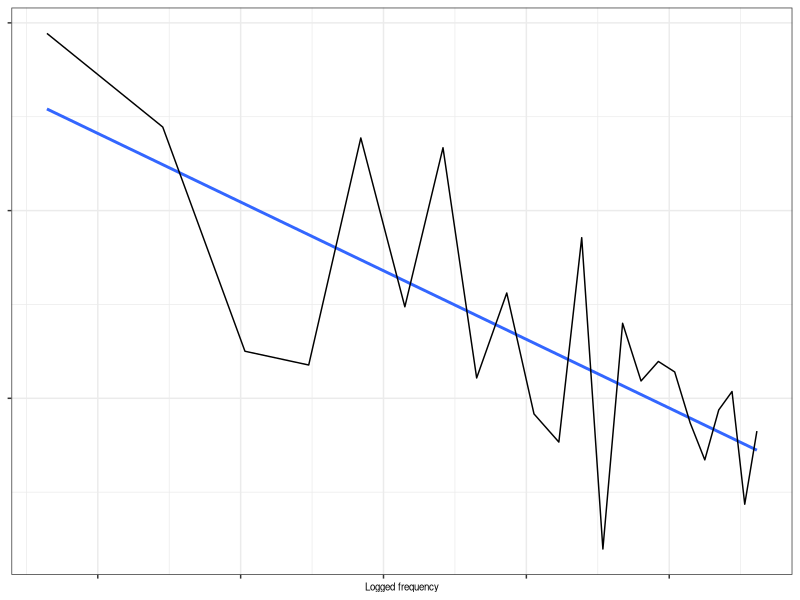
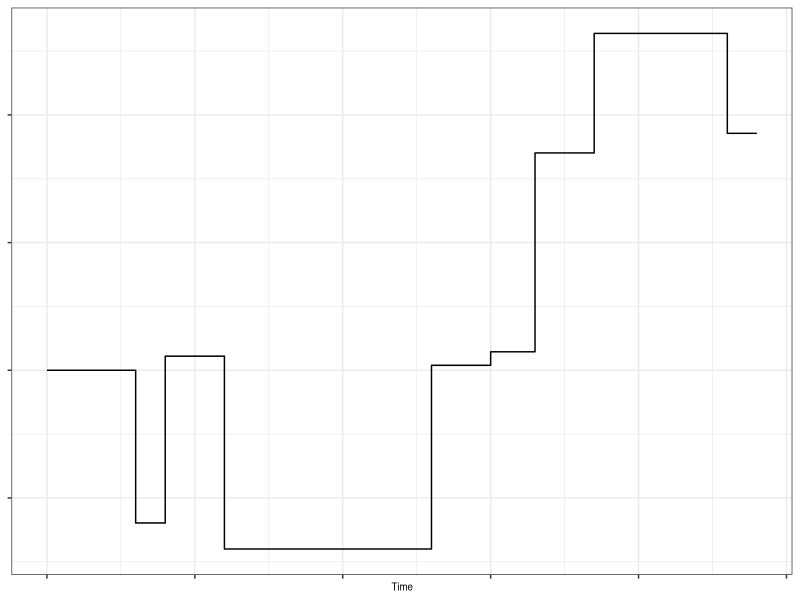
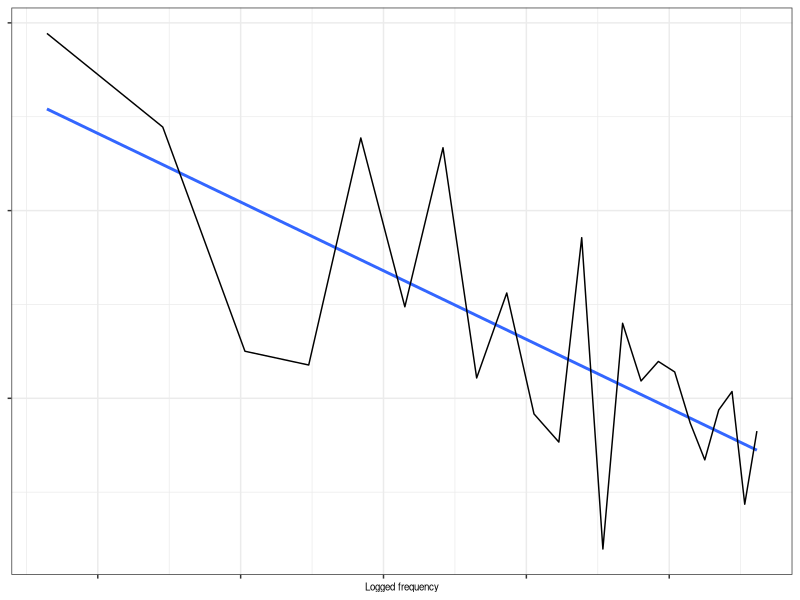
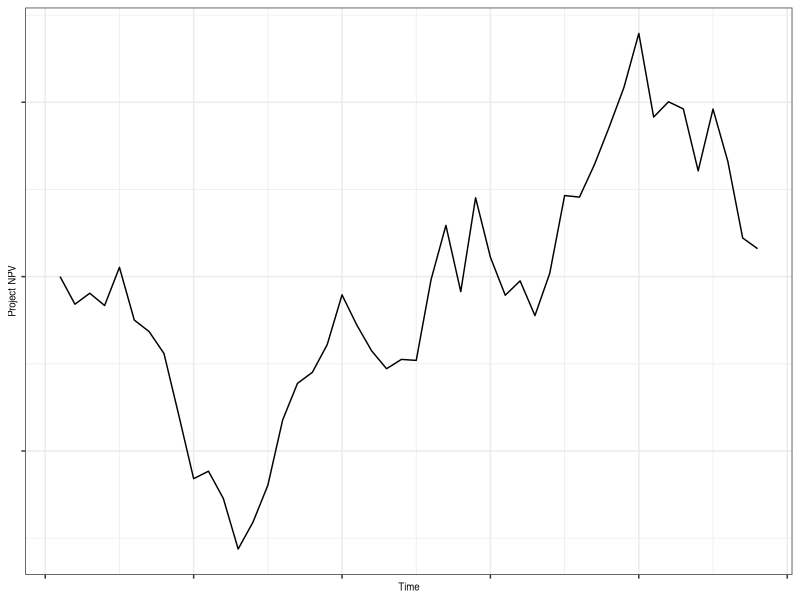
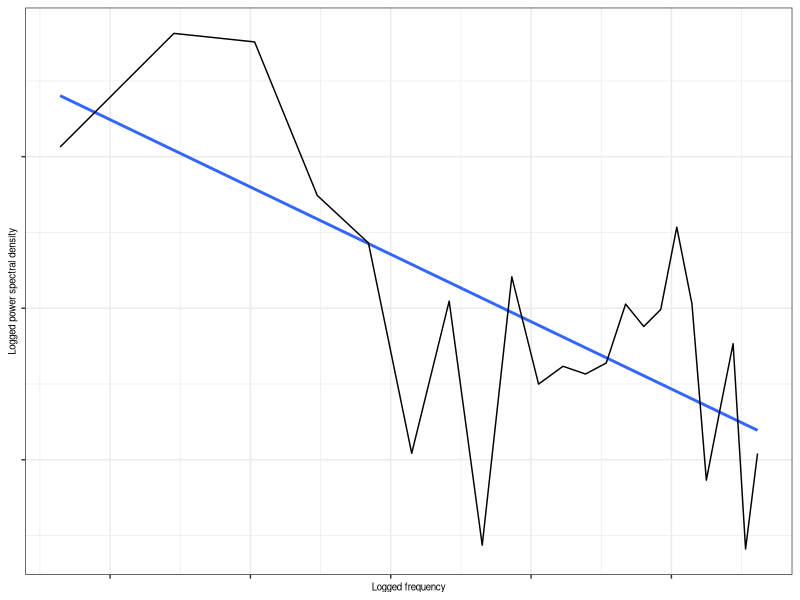

Generate these figures, in order, with R: (Note: this script raises an error after producing the figures.)
## ---- chunk 1
knitr::opts_chunk$set(echo = FALSE,
                      message = FALSE,
                      warning = FALSE,
                      #fig.pos = 'H',
                      dev = c("png", "tiff"),
                      dpi = 300)
# null-coalescing helper
`%||%` <- function(a, b) if (!is.null(a)) a else b

# submission-mode figure hook
knitr::knit_hooks$set(plot = function(x, options) {
  if (is.null(options$fig.cap)) return(NULL)

  # choose a label (use chunk name by default)
  lab <- options$label %||% ""
  if (is.null(lab) || lab == "") lab <- options$label

  paste0(
    # advance counter and label
    "\\refstepcounter{figure}\n",
    if (nzchar(lab)) paste0("\\label{fig:", lab, "}\n") else "",
    # use LaTeX's \thefigure for both occurrences so numbers stay in sync
    "\\begin{center}\\textit{[Fig \\thefigure\\ about here]}\\end{center}\n\n",
    # left-aligned caption: bold only "Fig n."
    "\\noindent\\textbf{Fig \\thefigure.} ", options$fig.cap, "\n\n\\par\\vspace{1em}\n\n"
  )
})

library(tidyverse)
library(flextable)
library(patchwork)
library(kableExtra)

label_size <- 2.5
smallLabel_size <- 2
title_size <- 8
subtitle_size <- 7
legendText_size <- 6
axisText_size <- 6
axisTitle_size <- 7
facetTitle_size <- 7

## ---- chunk 2
gbmFun <- function(tau = 40, m = 0.001, s = 0.003, x0 = 1,
                   randVec = NULL, seed = NULL) {
  if(is.null(randVec)){
    if(!is.null(seed)){set.seed(seed)}
    randVec <- rnorm(tau)
  }
  epsilon <- randVec
  lx <- c(); lx[1] <- log(x0)
  drift <- (m - s * s / 2)
  for(t in 2:tau){
    dBt <-  s * epsilon[t]
    lx[t] <- lx[t - 1] + drift + dBt
  }
  x <- exp(lx)
  return(x)
}
# m <- 0.001
# s <- 0.003
# tau <- 400
# x0 <- 1
# x <- gbmFun(tau, m, s, x0, randVec = NULL)
# df_plot <- data.frame(t = 1:tau, x)
# gg <- ggplot(df_plot, aes(x = t, y = x))
# gg <- gg + geom_line()
# acf(diff(log(x)))
# hist(diff(log(x)))
# shapiro.test(diff(log(x)))
#---------------------------------------------------------------------------
# Algorithm 6.2 in Tankov 2003 Financial modeling with jump processes
compoundPoisFun <- function(tau, lambda, m_y = 0, s_y = 1,
                            seed = NULL, maxiter = 500){
  if(!is.null(seed)){set.seed(seed)}
  N <- rpois(1, lambda * tau)
  U <- runif(N) * tau
  U <- round(U)
  n_iter <- 0; flag <- 1
  while(flag == 1){
    n_iter <- n_iter + 1
    U <- runif(N) * tau
    U <- round(U)
    if(sum(duplicated(U)) > 0 & n_iter <= maxiter){
      flag <- 1
    }else{
      flag <- 0
      if(n_iter == maxiter){
        print("Reached maxiter without generating duplicate-free event times vec. Dropping duplicates.")
        U <- U[-which(duplicated(U))]
      }
    }
  }
  Tt <- U[order(U)]
  J <- exp(rnorm(N, m_y, s_y)) - 1
  #---
  cumJ <- cumsum(J)
  # For explicit modeling of Yt per time step
  Yt <- rep(0, tau)
  Yt[Tt] <- cumJ
  #---
  Tt <- c(0, Tt)
  J <- c(0, J)
  if(Tt[length(Tt)] != tau){
    Tt <- c(Tt, tau)
    J <- c(J, 0)
  }
  cumJ <- cumsum(J)
  df_step <- data.frame(Tt, cumJ)
  #--------------------------
  nEvents <- length(Tt)
  cumYt <- c()
  for(i in 1:(nEvents - 1)){
    tStart <- Tt[i]
    tFin <- Tt[i + 1] - 1
    cumYt[tStart:tFin] <- cumJ[i]
  }
  cumYt[tau] <- cumYt[tFin]
  df_Yt <- data.frame(t = 1:tau, Yt, cumYt)
  
  list_out <- list(df_step, df_Yt)
  return(list_out)
  
}
#----------------------------------------------------------------------------
FractDim<-function(Data,graphon=FALSE) {
  X=Data;N=length(X);
  jstart=10;jend=floor(10*(log10(N)-1));
  kvec=c(1:4,floor(2^(c(jstart:jend)/4)));
  indkend=length(kvec);
  k=c()
  AvgLmk=c()
  err=c()
  for(indk in 1:indkend)
  {
    k=kvec[indk]
    Xend=c()
    Xsum=c()
    Lmk=c()
    for(m in 1:k)
    {
      Xend=floor((N-m)/k)
      Xsum=sum(abs(X[m+c(1:Xend)*k]-c(0, X[m+c(1:(Xend-1))*k])))
      Lmk[m]=1/k*1/k*(N-1)/Xend*Xsum
    }
    AvgLmk[indk]=mean(Lmk)
    #  err[indk]=sd(log(Lmk))
  }
  x<-log(kvec)
  y<-log(AvgLmk)
  q<-lm(y~x)
  slope<-q$coefficients[2]
  yintcept<-q$coefficients[1]
  yfit<-x*slope+yintcept
  FrDim <- -slope
  avgRes <- mean(abs(q$residuals))
  if(graphon==TRUE)
  {
    plot(x,y,main="If linear then fractal, w/Fr. Dim = (-)slope",xlab="Ln(k)",ylab="Ln(length of curve with interval k)")
    z<-line(x,yfit);abline(coef(z),col='blue');z<-NULL
    #z<-line(x,y);abline(coef(z),col='blue');z<-NULL
  }
  #z<-line(x,y);qq=coef(z)
  #yintcept=qq[1]
  #FrDim=-qq[2]
  return(c(FrDim, avgRes, yintcept))
}
#===========================================================================
m <- 0.005
s <- m * seq(5.5, 50, length.out = 3)
tau <- 48
x0 <- 1
#rn <- round(runif(1) * 1000)
#rn <- 905
#rn <- 517
# rn <- 340
# set.seed(rn)
# tau <- 12 * 4
lambda <- 0.1


#----------------------------------------------------------------------------
# Generate and plot geometric Brownian movement example
#gBm_seed <- 10^4 * round(runif(1), 4)
#gBm_seed <- 2482
#gBm_seed <- 7781
gBm_seed <- 1029
#randVec <- coloredNoise(N = tau, alpha = 1, scaleIt = T)
#acf(randVec)
list_df <- list()
list_spec <- list()
facet_labels <- c()
for(i in 1:length(s)){
  x <- gbmFun(tau, m, s[i], x0, randVec = NULL, seed = gBm_seed)
  df_x <- data.frame(t = 1:tau, x, s = as.character(s[i]))
  list_df[[i]] <- df_x
  o <- spectrum(x, plot = F)
  df_gbmSpec <- data.frame(lfreq = log(o$freq), lpwr = log(o$spec))
  df_gbmSpec <- df_gbmSpec[-1, ]
  df_gbmSpec$s <- as.character(s[i])
  list_spec[[i]] <- df_gbmSpec
  
  mod <- lm(lpwr ~ lfreq, df_gbmSpec)
  # summary(mod)
  alpha <- round(as.numeric(coefficients(mod)[2]), 2)
  # yint <- as.numeric(coefficients(mod)[1])
  # df_out <- as.data.frame(broom::glance(mod))
  # adjR2 <- round(df_out$adj.r.squared, 2)
  # N <- df.residual(mod)
  this_facet_label <- paste0("Slope = ", alpha, " fd = ", round(FractDim(x)[1], 2))
  facet_labels[i] <- this_facet_label
}
#---
df_plot <- as.data.frame(do.call(rbind, list_df))
colnames(df_plot)[1:2] <- c("Time", "Project NPV")
df_plot <- subset(df_plot, s == s[2])
gg <- ggplot(df_plot, aes(x = Time, y = `Project NPV`))
gg <- gg + geom_line()
#gg <- gg + facet_wrap(~s, scales = "free_y", ncol = 1)
gg <- gg + theme_bw()
gg <- gg + theme(axis.text = element_blank(),
                 axis.title = element_text(size = axisTitle_size))
gg_gbm <- gg
dfPlot_gBm <- df_plot
#---
df_plot <- as.data.frame(do.call(rbind, list_spec))
colnames(df_plot)[1:2] <- c("Logged frequency", "Logged power spectral density")
df_plot <- subset(df_plot, s == s[2])
#names(facet_labels) <- s
gg <- ggplot(df_plot, aes(x = `Logged frequency`, y = `Logged power spectral density`))
gg <- gg + geom_smooth(method = lm, se = F)
gg <- gg + geom_line()
# gg <- gg + facet_wrap(~s, ncol = 1,
#                       labeller = labeller(s = facet_labels))
gg <- gg + theme_bw()
gg <- gg + theme(axis.text = element_blank(),
                 axis.title = element_text(size = axisTitle_size))
gg_gbmSpec <- gg
#----------------------------------------------------------------------------
# Generate and plot compound Poisson process example
#cPp_seed <- 10^4 * round(runif(1), 4)
#cPp_seed <- 6819
#cPp_seed <- 4880
#cPp_seed <- 7656
cPp_seed <- 2558
list_df <- list()
list_spec <- list()
facet_labels <- c()
for(i in 1:length(s)){
  #s_y = 0.3
  list_out <- compoundPoisFun(tau, lambda, m_y = m,
                              s_y = s[i], seed = cPp_seed,
                              maxiter = 500)
  df_x <- list_out[[1]]
  df_x$s <- as.character(s[i])
  list_df[[i]] <- df_x
  
  df_Yt <- list_out[[2]]
  o <- spectrum(df_Yt$cumYt, plot = F)
  df_spec <- data.frame(lfreq = log(o$freq), lpwr = log(o$spec))
  df_spec <- df_spec[-1, ]
  df_spec$s <- as.character(s[i])
  list_spec[[i]] <- df_spec
  
  mod <- lm(lpwr ~ lfreq, df_spec)
  # summary(mod)
  alpha <- round(as.numeric(coefficients(mod)[2]), 2)
  # yint <- as.numeric(coefficients(mod)[1])
  # df_out <- as.data.frame(broom::glance(mod))
  # adjR2 <- round(df_out$adj.r.squared, 2)
  # N <- df.residual(mod)
  this_facet_label <- paste0("Slope = ", alpha, " fd = ", round(FractDim(df_Yt$cumYt)[1], 2))
  facet_labels[i] <- this_facet_label
  
}
#---
df_plot <- as.data.frame(do.call(rbind, list_df))
colnames(df_plot)[1:2] <- c("Time", "Project NPV")
df_plot <- subset(df_plot, s == s[2])
gg <- ggplot(df_plot, aes(Time, `Project NPV`))
#gg <- ggplot(df_cpp, aes(t, cumYt))
gg <- gg + geom_step()
#gg <- gg + facet_wrap(~s, ncol = 1)
gg <- gg + theme_bw()
gg <- gg + theme(axis.text = element_blank(),
                 axis.title.y = element_blank(),
                 axis.title.x = element_text(size = axisTitle_size))
gg_cpp <- gg
dfPlot_cPp <- df_plot
#gg
#---
df_plot <- as.data.frame(do.call(rbind, list_spec))
colnames(df_plot)[1:2] <- c("Logged frequency", "Logged power spectral density")
df_plot <- subset(df_plot, s == s[2])
#names(facet_labels) <- s
gg <- ggplot(df_plot, aes(x = `Logged frequency`, y = `Logged power spectral density`))
gg <- gg + geom_smooth(method = lm, se = F)
gg <- gg + geom_line()
# gg <- gg + facet_wrap(~s, ncol = 1,
#                       labeller = labeller(s = facet_labels))
gg <- gg + theme_bw()
gg <- gg + theme(axis.text = element_blank(),
                 axis.title.y = element_blank(),
                 axis.title.x = element_text(size = axisTitle_size))
gg_cppSpec <- gg

## ---- chunk 3
# Define functions
#----------------------------------------------------------------------------
# Table formatting function
# FitFlextableToPage <- function(ft, pgwidth = 6){
#   
#   ft_out <- ft %>% autofit()
#   #these_colWidths <- dim(ft_out)$widths * pgwidth  / (flextable_dim(ft_out)$widths)
#   these_colWidths <- dim(ft_out)$widths
#   these_colWidths[5] <- these_colWidths[1] * 1.5
#   #these_colWidths[6] <- these_colWidths[6] * 0.7
#   these_colWidths <- these_colWidths * pgwidth  / (flextable_dim(ft_out)$widths)
#   ft_out <- width(ft_out, width = these_colWidths)
#   return(ft_out)
# }

#============================================================================
#============================================================================
# End function definition
#============================================================================
#============================================================================
# Project stage time durations and costs (PREVIOUS DRAFT)
# (Values given in chronologically reverse order, starting with stage n.)
# Kvec[1] is the launch cost, Tvec[1] is the launch duration.
# Time durations given in years, multiplied by 4 to convert to quarters.
# MSU/cornell
# Tvec <- c(2, 3.5, 1, 2, 4) * 4
# Kvec <- c(300000, 200000, 400000, 400000, 530000)
# Tvec <- c(2, 3, 0.85, 1.7, 3.4) * 4
# Kvec <- c(250000, 181000, 312000, 336000, 530000)
# Kvec <- c(180541, 311974, 335530, 530250)
# CIP
# Kvec <- c(52000, 213000, 396000, 929000)
# Tvec <- c(1, 0.25, 2, 4.75) * 4
#===============================================================================
# Stage time duration params (CURRENT DRAFT)
# Stage durations - last stage first
# periodDurations <- c(3, 4, 2, 3) * 4
# tauVec <- rev(cumsum(periodDurations))
#TvecYrs <- c(4, 2, 4, 4); TvecQtrs <- TvecYrs * 4 # last first
#TvecYrs <- c(3, 1, 2, 4) # last first
TvecYrs <- c(4, 2, 1, 3); TvecQrs <- TvecYrs * 4 # In order
tauVecYrs <- rev(cumsum(TvecYrs)); tauVecQrs <- tauVecYrs * 4 # reverse so last first
stage1Invest <- 531000; launchCost <- 500000
Kvec <- c(launchCost, 181000, 312000, 336000, stage1Invest) # Last stage first
#===============================================================================
# Define discount rate
rYrly_discrete <- 0.12 #0.035
rQrly_discrete <- (1 + rYrly_discrete)^(1 / 4) - 1
rYrly <- round(log(1 + rYrly_discrete), 3)
r <- round(log(1 + rQrly_discrete), 3)
#===============================================================================
# Create table summarizing stage costs, time durations, and descriptions
stage1desc <- "Basic replication and scaling up"
stage2desc <- "Multi-location/season testing"
stage3desc <- "Compilation of the regulatory dossier"
stage4desc <- "Deregulation"
stageLaunchDesc <- "Distribution/outscaling/marketing of finished research product"
#launchDesc <- "Launch in 2 countries"
descVec <- c(stage1desc, stage2desc, stage3desc, stage4desc, stageLaunchDesc)

df_table <- data.frame(Stage = c(1:4, "Launch"),
                       Kn = rev(Kvec),
                       Duration = c(TvecQrs, "--"),
                       DurationCum = c(rev(tauVecQrs), "--"),
                       Description = descVec)

colnames(df_table)[2:4] <- c("Cost\n(USD)", "Duration", "Time until\ncompletion")

#df_table <- regulartable(df_table)
#df_table
#df_table <- width(df_table, width = 0.7)
table_title <- "Project to research and develop Late Blight resistant potato for release as a public good in 2 developing countries."
table_caption <- "Time expressed in annual quarters. Stage 1-4 costs and durations based on figures reported by Schiek et al. (2016)."# The launch cost and duration is hypothetical."

#df_table <- FitFlextableToPage(df_table)
# df_table <- add_header_lines(df_table, table_title)
# df_table <- add_footer_lines(df_table, table_caption)
# modifiedColnames <- colnames(df_table)
# modifiedColnames[3] <- "Duration\n(annual quarters)"
df_table %>%
  knitr::kable(
    format = "latex",
    caption = table_title,
    align = "l",
    booktabs = T,
    #longtable = T,
    linesep = " ",
    escape = F
  ) %>%
  kableExtra::kable_styling(
    position = "left",
    latex_options = c("HOLD_position", "scale_down", "striped", "repeat"),
    full_width = F,
    stripe_color = "gray!15"
  ) %>%
  # kableExtra::column_spec(column = 3:4, width = "1.5in"
  # ) %>%
  kableExtra::footnote(
    general = table_caption)
# number = c("Footnote 1; ", "Footnote 2; "),
# alphabet = c("Footnote A; ", "Footnote B; "),
# symbol = c("Footnote Symbol 1; ", "Footnote Symbol 2"))

# print_this_table <- function(df_table){
# df_table <- regulartable(df_table)
# df_table <- width(df_table, width = 5.5)
# # df_table <- FitFlextableToPage(df_table)
# 
# df_table %>% #regulartable() %>% autofit() %>%
#   valign(valign = "top", part = "all") %>%
#   align(align = "left", part = "all") %>%
#   fontsize(i = NULL, j = NULL, size = 9, part = "body") %>%
#   fontsize(i = NULL, j = NULL, size = 10, part = "header")
#   
# }


## ---- chunk 4
#===============================================================================

dfROVn$Stage <- 4:1; #dfROVn$i <- 1:4
dfROVn <- dfROVn[, c("Stage", "f_i", "eta_i0", "probSuc")]
dfROVn$f_i <- round(dfROVn$f_i)
dfROVn$eta_i0 <- round(dfROVn$eta_i0, 3)
dfROVn$probSuc <- round(dfROVn$probSuc, 3)
dfROVn <- dfROVn[order(dfROVn$Stage, decreasing = F), ]
table_title <- "LBr potato project stage 1-4 ROV"
colnames(dfROVn) <- c("Stage", "ROV", "ROV elasticity w.r.t. project NPV", "Probability of success")
dfROVn %>%
  knitr::kable(
    format = "latex",
    row.names = F,
    caption = table_title,
    align = "l",
    booktabs = T,
    #longtable = T,
    linesep = " ",
    escape = F
  ) %>%
  column_spec(2:4, width = "4cm") %>%
  kable_styling(
    position = "center",
    latex_options = c("HOLD_position", "striped", "repeat"),
    full_width = F,
    stripe_color = "gray!15",
    font_size = 8
  )
#%>%
#  kableExtra::column_spec(column = 4:7, width = "1in")



# df_table %>%
#   knitr::kable(
#     format = "latex",
#     caption = table_title,
#     align = "l",
#     booktabs = T,
#     #longtable = T,
#     linesep = " ",
#     escape = F
#   ) %>%
#   kableExtra::kable_styling(
#     position = "left",
#     latex_options = c("HOLD_position", "scale_down", "striped", "repeat"),
#     full_width = F,
#     stripe_color = "gray!15"
#   ) %>%
#   # kableExtra::column_spec(column = 3:4, width = "1.5in"
#   # ) %>%
#   kableExtra::footnote(
#     general = table_caption)


#===============================================================================
# Find breakeven project NPV
#rootROVn(X0 * 0.2, Kvec, tauVecQrs, mm = r, s, stage1Invest)
thisInt <- c(10^5, 10^8)
outUniroot <- uniroot(rootROVn, interval = thisInt,
                                 #lower = min(thisInt), upper = max(thisInt),
                                 Kvec = Kvec[-length(Kvec)], tauVec = tauVecQrs,
                                 mm = r, s = s, stage1Invest)
X0min <- outUniroot$root
#ROVn(X0min, Kvec, tauVecQrs, m, s)
